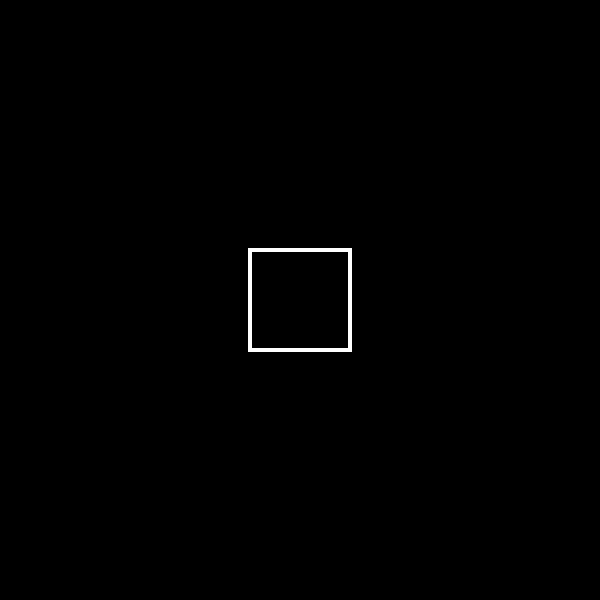
Frame 1 (no input)
Frame 60 (no input): identical to frame 1, image omitted
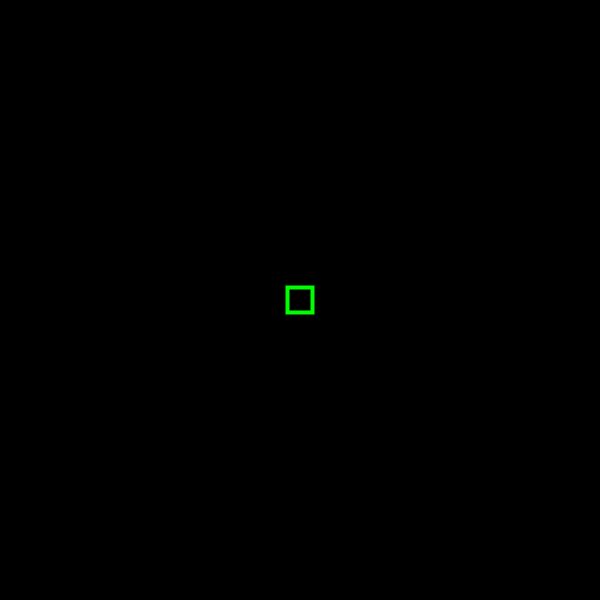
Frame 120 (the mouse pressed at the canvas centre since frame 60)

The p5.js sketch that drew these frames (run headless with seeded random() and noise() and a simulated clock; from frame 60 on, the mouse is pressed at the canvas centre):

// p5.js sketch
// ── sketch.js
// Press — example approach

// globals
let pressed = false;
let scale = 1.0;
let targetScale = 1.0;
let color_stroke = '#ffffff';
let color_signal_stroke = '#00ff00';
let size_rect = 100;
let targetScale_pressed = 0.25;
let targetScale_released = 1.0;
let smooth_interpolation = 0.15;

// setup
async function setup() {

  // init canvas
  createCanvas(600, 600);

}

// draw
function draw() {

  // background color
  background(0);

  // smooth interpolation — make press feel tangible
  scale = lerp(scale, targetScale, smooth_interpolation);

  translate(width / 2, height / 2);

  // reactive shape
  noFill();
  strokeWeight(4);
  if (pressed) {
    stroke(color_signal_stroke);
  } else {
    stroke(color_stroke);
  }
  rectMode(CENTER);
  rect(0, 0, size_rect * scale, size_rect * scale);
}

// interaction
function mousePressed() {
  if (dist(mouseX, mouseY, width / 2, height / 2) < size_rect / 2) {
    pressed = true;
    targetScale = targetScale_pressed;
  }
}

function mouseReleased() {
  pressed = false;
  targetScale = targetScale_released;
}
